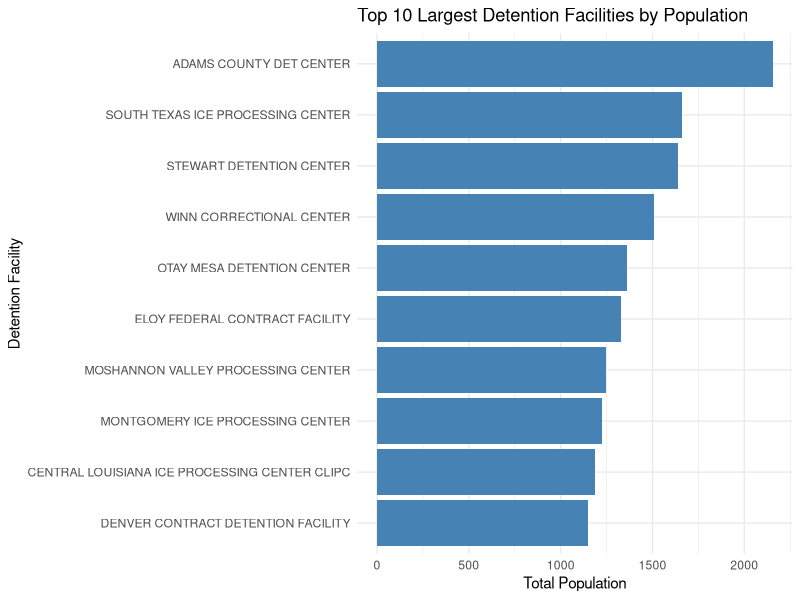
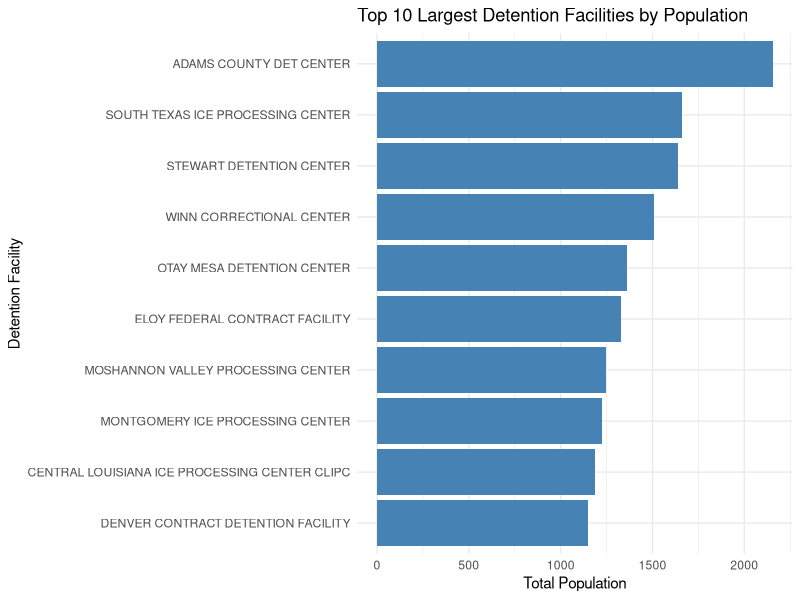

Here is the R script that generated these plots, in order:
# Import necessary libraries
# tidyverse for data manipulation and reading, ggplot2 for plotting
library(tidyverse)
library(ggplot2)

# Load dataset
icdtn_data <- read_csv("messy_ice_detention.csv", skip = 6)
glimpse(icdtn_data)
head(icdtn_data)

#  Lists the current column names.
colnames(icdtn_data)

# Rename the columns to meaningful, clean names.
colnames(icdtn_data) <- c("Name", "City", "State", "Level_A", "Level_B", "Level_C", "Level_D", "Last_Inspection_End_Date")

#Checking Missing values
colSums(is.na(icdtn_data))

# Convert Name column to UTF-8 and remove untranslatable characters
icdtn_data$Name <- iconv(icdtn_data$Name, from = "latin1", to = "UTF-8", sub = "")

# Remove special characters and trim whitespace
icdtn_data$Name <- gsub("[^[:alnum:] [:space:]]", "", icdtn_data$Name)
icdtn_data$Name <- str_trim(icdtn_data$Name)

head(icdtn_data)

# checking data types
str(icdtn_data)

# Convert Excel date serial number to Date
# Excel serial date origin is 1899-12-30
icdtn_data$Last_Inspection_End_Date <- as.Date(as.numeric(icdtn_data$Last_Inspection_End_Date), origin = "1899-12-30")

head(icdtn_data)

# Find na rows
# Find rows where City is NA
na_rows <- which(is.na(icdtn_data$City))
print(na_rows)
icdtn_data[na_rows, ]

# Replace NA in the City column with "CHARDON"
# I googled and found the exact city name 
icdtn_data$City[is.na(icdtn_data$City)] <- "CHARDON"

# Find rows where State is NA
na_state_rows <- which(is.na(icdtn_data$State))

# Print the row numbers
print(na_state_rows)

# View those rows
icdtn_data[na_state_rows, ]

# Replace NA in State where Name is "ATLANTAUSPEN" with "GA"
# I googled and found the state location
icdtn_data$State[icdtn_data$Name == "ATLANTAUSPEN"] <- "GA"

# Replace NA in State where Name is "LA SALLE COUNTY REGIONAL DETENTION CENTER" with "TX"
icdtn_data$State[icdtn_data$Name == "LA SALLE COUNTY REGIONAL DETENTION CENTER"] <- "TX"

# Again let's check for the missing values
colSums(is.na(icdtn_data))

# Remove rows where Name is NA
icdtn_data <- icdtn_data[!is.na(icdtn_data$Name), ]

# We still have 18 rows with na in Last_Inspection_End_Date  column
# We're not going to remove or manipulate these, as it maybe sensitive


# Create Total_Population column
icdtn_data$Total_Population <- icdtn_data$Level_A + icdtn_data$Level_B + icdtn_data$Level_C + icdtn_data$Level_D

# View the updated dataframe
head(icdtn_data)

# Get top 10 rows with highest Total_Population
top_10_population <- icdtn_data[order(-icdtn_data$Total_Population), ][1:10, ]

# Print the result
print(top_10_population)

# Create the bar plot
population_plot <- ggplot(top_10_population, aes(x = reorder(Name, Total_Population), y = Total_Population)) +
  geom_bar(stat = "identity", fill = "steelblue") +
  coord_flip() +  # Flip coordinates for horizontal bars
  labs(title = "Top 10 Largest Detention Facilities by Population",
       x = "Detention Facility",
       y = "Total Population") +
  theme_minimal()

# Display the plot
print(population_plot)

# Save the plot as a PNG image
ggsave("top_10_facilities_population.png", plot = population_plot, width = 10, height = 6, dpi = 300)

# Save the cleaned dataset
write_csv(icdtn_data, "cleaned_ice_detention_data.csv")
